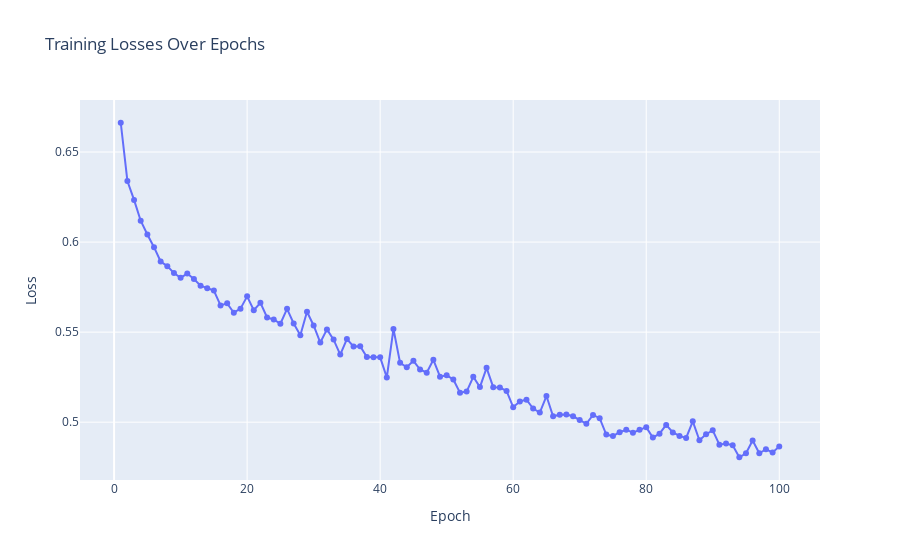

The cell this chart's notebook holds for it:
### Code cell
import plotly.graph_objects as go
import plotly.offline as pyo

train_losses = []
test_losses = []


for epoch in range(epochs):
    core_model.train()
    total_train_loss = 0.0

    for inputs, labels in tqdm(train_dataloader, leave=False):
        inputs, labels = inputs.to(device), labels.to(device)
        optimizer.zero_grad()
        outputs = core_model(inputs)
        loss = criterion(outputs, labels)
        loss.backward()
        optimizer.step()
        total_train_loss += loss.item()

    average_train_loss = total_train_loss / len(train_dataloader)
    train_losses.append(average_train_loss)


# plot the loss

trace_train = go.Scatter(
    x=list(range(1, epochs + 1)),
    y=train_losses,
    mode='lines+markers',
    name='Train Loss'
)

layout = go.Layout(
    title='Training Losses Over Epochs',
    xaxis=dict(title='Epoch'),
    yaxis=dict(title='Loss'),
    hovermode='closest'
)
fig = go.Figure(data=[trace_train], layout=layout)
pyo.iplot(fig)

### Figure 1 — Plotly figure (JSON) as saved in the notebook; plotly's stock layout.template omitted (floating-point values rounded to 4 significant figures)
{"data": [{"mode": "lines+markers", "name": "Train Loss", "type": "scatter", "x": [1, 2, 3, 4, 5, 6, 7, 8, 9, 10, 11, 12, 13, 14, 15, 16, 17, 18, 19, 20, 21, 22, 23, 24, 25, 26, 27, 28, 29, 30, 31, 32, 33, 34, 35, 36, 37, 38, 39, 40, 41, 42, 43, 44, 45, 46, 47, 48, 49, 50, 51, 52, 53, 54, 55, 56, 57, 58, 59, 60, 61, 62, 63, 64, 65, 66, 67, 68, 69, 70, 71, 72, 73, 74, 75, 76, 77, 78, 79, 80, 81, 82, 83, 84, 85, 86, 87, 88, 89, 90, 91, 92, 93, 94, 95, 96, 97, 98, 99, 100], "y": [0.6663, 0.6339, 0.6234, 0.6119, 0.6042, 0.5972, 0.5892, 0.5866, 0.5828, 0.5802, 0.5825, 0.5795, 0.5758, 0.5744, 0.5731, 0.5648, 0.566, 0.5608, 0.563, 0.5699, 0.5622, 0.5663, 0.5581, 0.557, 0.5547, 0.563, 0.5548, 0.5483, 0.5613, 0.5537, 0.5442, 0.5515, 0.5458, 0.5375, 0.5462, 0.5421, 0.5421, 0.5361, 0.536, 0.536, 0.5248, 0.5518, 0.533, 0.5305, 0.5341, 0.5292, 0.5275, 0.5346, 0.5253, 0.526, 0.5237, 0.5164, 0.517, 0.5252, 0.5195, 0.5302, 0.5194, 0.5192, 0.5173, 0.5083, 0.5115, 0.5125, 0.5076, 0.5054, 0.5145, 0.5033, 0.5042, 0.5043, 0.5033, 0.5012, 0.4991, 0.504, 0.5022, 0.4931, 0.4923, 0.4944, 0.4958, 0.4942, 0.4958, 0.4973, 0.4915, 0.4936, 0.4985, 0.4943, 0.4924, 0.4912, 0.5005, 0.4899, 0.4933, 0.4955, 0.4875, 0.4881, 0.4872, 0.4805, 0.4828, 0.4899, 0.4827, 0.485, 0.4832, 0.4864]}], "layout": {"hovermode": "closest", "title": {"text": "Training Losses Over Epochs"}, "xaxis": {"title": {"text": "Epoch"}}, "yaxis": {"title": {"text": "Loss"}}}}
